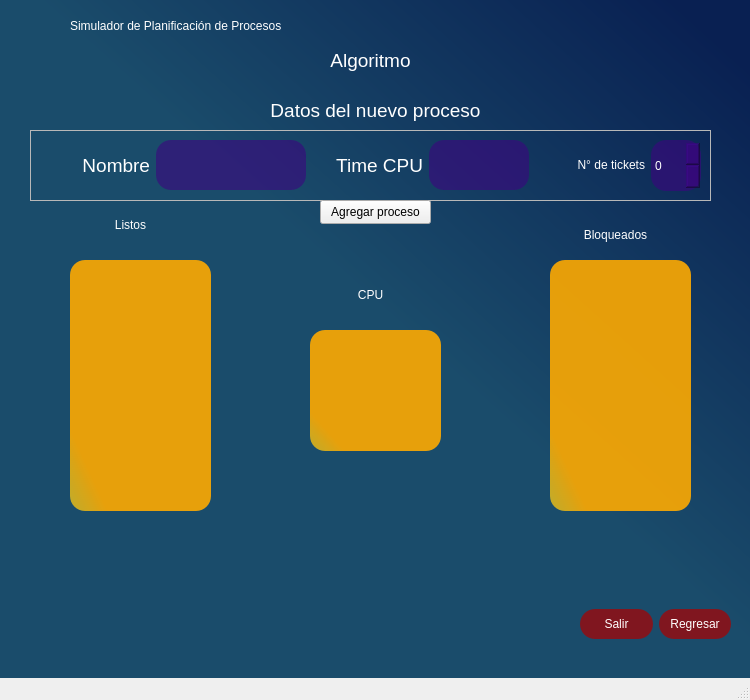
<?xml version="1.0" encoding="UTF-8"?>
<ui version="4.0">
 <class>MainWindow</class>
 <widget class="QMainWindow" name="MainWindow">
  <property name="geometry">
   <rect>
    <x>0</x>
    <y>0</y>
    <width>750</width>
    <height>700</height>
   </rect>
  </property>
  <property name="minimumSize">
   <size>
    <width>750</width>
    <height>700</height>
   </size>
  </property>
  <property name="maximumSize">
   <size>
    <width>750</width>
    <height>700</height>
   </size>
  </property>
  <property name="windowTitle">
   <string>MainWindow</string>
  </property>
  <property name="styleSheet">
   <string notr="true">QWidget#centralwidget{
background-color: qlineargradient(spread:pad, x1:0.092, y1:0.908909, x2:1, y2:0, stop:0.477273 rgba(26, 76, 107, 255), stop:0.943182 rgba(9, 32, 82, 255));}</string>
  </property>
  <widget class="QWidget" name="centralwidget">
   <widget class="QLabel" name="label">
    <property name="geometry">
     <rect>
      <x>70</x>
      <y>10</y>
      <width>601</width>
      <height>31</height>
     </rect>
    </property>
    <property name="styleSheet">
     <string notr="true">font: 24pt &quot;Sitka Text&quot;;
color: white;</string>
    </property>
    <property name="text">
     <string>Simulador de Planificación de Procesos</string>
    </property>
   </widget>
   <widget class="QLabel" name="label_2">
    <property name="geometry">
     <rect>
      <x>10</x>
      <y>40</y>
      <width>721</width>
      <height>41</height>
     </rect>
    </property>
    <property name="toolTip">
     <string>&lt;html&gt;&lt;head/&gt;&lt;body&gt;&lt;p align=&quot;right&quot;&gt;&lt;br/&gt;&lt;/p&gt;&lt;/body&gt;&lt;/html&gt;</string>
    </property>
    <property name="styleSheet">
     <string notr="true">font: 600 18pt &quot;Segoe UI Semibold&quot;;
color: white;
text-align: center;</string>
    </property>
    <property name="text">
     <string>&lt;html&gt;&lt;head/&gt;&lt;body&gt;&lt;p align=&quot;center&quot;&gt;&lt;span style=&quot; font-size:14pt;&quot;&gt;Algoritmo&lt;/span&gt;&lt;/p&gt;&lt;/body&gt;&lt;/html&gt;</string>
    </property>
   </widget>
   <widget class="QWidget" name="widget" native="true">
    <property name="geometry">
     <rect>
      <x>580</x>
      <y>600</y>
      <width>151</width>
      <height>49</height>
     </rect>
    </property>
    <layout class="QHBoxLayout" name="horizontalLayout">
     <item>
      <widget class="QPushButton" name="salir">
       <property name="styleSheet">
        <string notr="true">font: 600 8pt &quot;Yu Gothic UI Semibold&quot;;
color: white;
border-radius: 15px;
padding: 8px;
background-color: rgba(170, 0, 0, 180);</string>
       </property>
       <property name="text">
        <string>Salir</string>
       </property>
      </widget>
     </item>
     <item>
      <widget class="QPushButton" name="regresar">
       <property name="styleSheet">
        <string notr="true">font: 600 8pt &quot;Yu Gothic UI Semibold&quot;;
color: white;
border-radius: 15px;
padding: 8px;
background-color: rgba(170, 0, 0, 180);</string>
       </property>
       <property name="text">
        <string>Regresar</string>
       </property>
      </widget>
     </item>
    </layout>
   </widget>
   <widget class="QFrame" name="frame">
    <property name="geometry">
     <rect>
      <x>70</x>
      <y>260</y>
      <width>141</width>
      <height>251</height>
     </rect>
    </property>
    <property name="styleSheet">
     <string notr="true">background-color: qlineargradient(spread:pad, x1:0.301864, y1:0.744, x2:0, y2:0.989, stop:0.482955 rgba(255, 170, 0, 228), stop:0.943182 rgba(209, 178, 35, 237));
border-radius: 15px;
padding: 8px;
</string>
    </property>
    <property name="frameShape">
     <enum>QFrame::StyledPanel</enum>
    </property>
    <property name="frameShadow">
     <enum>QFrame::Raised</enum>
    </property>
   </widget>
   <widget class="QFrame" name="frame_2">
    <property name="geometry">
     <rect>
      <x>310</x>
      <y>330</y>
      <width>131</width>
      <height>121</height>
     </rect>
    </property>
    <property name="styleSheet">
     <string notr="true">background-color: qlineargradient(spread:pad, x1:0.301864, y1:0.744, x2:0, y2:0.989, stop:0.482955 rgba(255, 170, 0, 228), stop:0.943182 rgba(209, 178, 35, 237));
border-radius: 15px;
padding: 8px;
</string>
    </property>
    <property name="frameShape">
     <enum>QFrame::StyledPanel</enum>
    </property>
    <property name="frameShadow">
     <enum>QFrame::Raised</enum>
    </property>
   </widget>
   <widget class="QFrame" name="frame_3">
    <property name="geometry">
     <rect>
      <x>550</x>
      <y>260</y>
      <width>141</width>
      <height>251</height>
     </rect>
    </property>
    <property name="styleSheet">
     <string notr="true">background-color: qlineargradient(spread:pad, x1:0.301864, y1:0.744, x2:0, y2:0.989, stop:0.482955 rgba(255, 170, 0, 228), stop:0.943182 rgba(209, 178, 35, 237));
border-radius: 15px;
padding: 8px;
</string>
    </property>
    <property name="frameShape">
     <enum>QFrame::StyledPanel</enum>
    </property>
    <property name="frameShadow">
     <enum>QFrame::Raised</enum>
    </property>
   </widget>
   <widget class="QLabel" name="label_3">
    <property name="geometry">
     <rect>
      <x>250</x>
      <y>90</y>
      <width>251</width>
      <height>41</height>
     </rect>
    </property>
    <property name="toolTip">
     <string>&lt;html&gt;&lt;head/&gt;&lt;body&gt;&lt;p align=&quot;right&quot;&gt;&lt;br/&gt;&lt;/p&gt;&lt;/body&gt;&lt;/html&gt;</string>
    </property>
    <property name="styleSheet">
     <string notr="true">font: 600 18pt &quot;Segoe UI Semibold&quot;;
color: white;
text-align: center;</string>
    </property>
    <property name="text">
     <string>&lt;html&gt;&lt;head/&gt;&lt;body&gt;&lt;p align=&quot;center&quot;&gt;&lt;span style=&quot; font-size:14pt;&quot;&gt;Datos del nuevo proceso&lt;/span&gt;&lt;/p&gt;&lt;/body&gt;&lt;/html&gt;</string>
    </property>
   </widget>
   <widget class="QFrame" name="frame_4">
    <property name="geometry">
     <rect>
      <x>30</x>
      <y>130</y>
      <width>681</width>
      <height>71</height>
     </rect>
    </property>
    <property name="styleSheet">
     <string notr="true">QWidget#frame_4(
background-color: qlineargradient(spread:pad, x1:0.0802727, y1:0.886, x2:0, y2:0.989, stop:0.482955 rgba(170, 170, 255, 228), stop:0.943182 rgba(85, 170, 127, 215));)</string>
    </property>
    <property name="frameShape">
     <enum>QFrame::StyledPanel</enum>
    </property>
    <property name="frameShadow">
     <enum>QFrame::Raised</enum>
    </property>
    <layout class="QHBoxLayout" name="horizontalLayout_2">
     <item>
      <widget class="QLabel" name="label_4">
       <property name="toolTip">
        <string>&lt;html&gt;&lt;head/&gt;&lt;body&gt;&lt;p align=&quot;right&quot;&gt;&lt;br/&gt;&lt;/p&gt;&lt;/body&gt;&lt;/html&gt;</string>
       </property>
       <property name="styleSheet">
        <string notr="true">font: 600 18pt &quot;Segoe UI Semibold&quot;;
color: white;
text-align: center;</string>
       </property>
       <property name="text">
        <string>&lt;html&gt;&lt;head/&gt;&lt;body&gt;&lt;p align=&quot;right&quot;&gt;&lt;span style=&quot; font-size:14pt;&quot;&gt;Nombre&lt;/span&gt;&lt;/p&gt;&lt;/body&gt;&lt;/html&gt;</string>
       </property>
      </widget>
     </item>
     <item>
      <widget class="QTextEdit" name="textEdit_2">
       <property name="maximumSize">
        <size>
         <width>150</width>
         <height>50</height>
        </size>
       </property>
       <property name="styleSheet">
        <string notr="true">background-color: rgba(59, 3, 127, 150);
border-radius: 15px;
padding: 2px;
color: white;
font: 11pt &quot;Rockwell&quot;;</string>
       </property>
      </widget>
     </item>
     <item>
      <widget class="QLabel" name="label_5">
       <property name="maximumSize">
        <size>
         <width>500</width>
         <height>16777215</height>
        </size>
       </property>
       <property name="toolTip">
        <string>&lt;html&gt;&lt;head/&gt;&lt;body&gt;&lt;p align=&quot;right&quot;&gt;&lt;br/&gt;&lt;/p&gt;&lt;/body&gt;&lt;/html&gt;</string>
       </property>
       <property name="styleSheet">
        <string notr="true">font: 600 18pt &quot;Segoe UI Semibold&quot;;
color: white;
text-align: center;</string>
       </property>
       <property name="text">
        <string>&lt;html&gt;&lt;head/&gt;&lt;body&gt;&lt;p align=&quot;right&quot;&gt;&lt;span style=&quot; font-size:14pt;&quot;&gt;Time CPU&lt;/span&gt;&lt;/p&gt;&lt;/body&gt;&lt;/html&gt;</string>
       </property>
      </widget>
     </item>
     <item>
      <widget class="QTextEdit" name="textEdit">
       <property name="maximumSize">
        <size>
         <width>100</width>
         <height>50</height>
        </size>
       </property>
       <property name="styleSheet">
        <string notr="true">background-color: rgba(59, 3, 127, 150);
border-radius: 15px;
padding: 2px;
color: white;
font: 11pt &quot;Rockwell&quot;;</string>
       </property>
      </widget>
     </item>
     <item>
      <widget class="QLabel" name="label_6">
       <property name="toolTip">
        <string>&lt;html&gt;&lt;head/&gt;&lt;body&gt;&lt;p align=&quot;right&quot;&gt;&lt;br/&gt;&lt;/p&gt;&lt;/body&gt;&lt;/html&gt;</string>
       </property>
       <property name="styleSheet">
        <string notr="true">font: 600 18pt &quot;Segoe UI Semibold&quot;;
color: white;
text-align: center;</string>
       </property>
       <property name="text">
        <string>&lt;html&gt;&lt;head/&gt;&lt;body&gt;&lt;p align=&quot;right&quot;&gt;N° de tickets&lt;/p&gt;&lt;/body&gt;&lt;/html&gt;</string>
       </property>
      </widget>
     </item>
     <item>
      <widget class="QSpinBox" name="spinBox">
       <property name="maximumSize">
        <size>
         <width>50</width>
         <height>100</height>
        </size>
       </property>
       <property name="styleSheet">
        <string notr="true">background-color: rgba(59, 3, 127, 150);
border-radius: 15px;
padding: 2px;
color: white;
font: 11pt &quot;Rockwell&quot;;</string>
       </property>
      </widget>
     </item>
    </layout>
   </widget>
   <widget class="QPushButton" name="pushButton">
    <property name="geometry">
     <rect>
      <x>320</x>
      <y>200</y>
      <width>111</width>
      <height>24</height>
     </rect>
    </property>
    <property name="text">
     <string>Agregar proceso</string>
    </property>
   </widget>
   <widget class="QLabel" name="label_7">
    <property name="geometry">
     <rect>
      <x>90</x>
      <y>210</y>
      <width>81</width>
      <height>31</height>
     </rect>
    </property>
    <property name="toolTip">
     <string>&lt;html&gt;&lt;head/&gt;&lt;body&gt;&lt;p align=&quot;right&quot;&gt;&lt;br/&gt;&lt;/p&gt;&lt;/body&gt;&lt;/html&gt;</string>
    </property>
    <property name="styleSheet">
     <string notr="true">font: 600 18pt &quot;Segoe UI Semibold&quot;;
color: white;
text-align: center;</string>
    </property>
    <property name="text">
     <string>&lt;html&gt;&lt;head/&gt;&lt;body&gt;&lt;p align=&quot;center&quot;&gt;Listos&lt;/p&gt;&lt;/body&gt;&lt;/html&gt;</string>
    </property>
   </widget>
   <widget class="QLabel" name="label_8">
    <property name="geometry">
     <rect>
      <x>330</x>
      <y>280</y>
      <width>81</width>
      <height>31</height>
     </rect>
    </property>
    <property name="toolTip">
     <string>&lt;html&gt;&lt;head/&gt;&lt;body&gt;&lt;p align=&quot;right&quot;&gt;&lt;br/&gt;&lt;/p&gt;&lt;/body&gt;&lt;/html&gt;</string>
    </property>
    <property name="styleSheet">
     <string notr="true">font: 600 18pt &quot;Segoe UI Semibold&quot;;
color: white;
text-align: center;</string>
    </property>
    <property name="text">
     <string>&lt;html&gt;&lt;head/&gt;&lt;body&gt;&lt;p align=&quot;center&quot;&gt;CPU&lt;/p&gt;&lt;/body&gt;&lt;/html&gt;</string>
    </property>
   </widget>
   <widget class="QLabel" name="label_9">
    <property name="geometry">
     <rect>
      <x>550</x>
      <y>220</y>
      <width>131</width>
      <height>31</height>
     </rect>
    </property>
    <property name="toolTip">
     <string>&lt;html&gt;&lt;head/&gt;&lt;body&gt;&lt;p align=&quot;right&quot;&gt;&lt;br/&gt;&lt;/p&gt;&lt;/body&gt;&lt;/html&gt;</string>
    </property>
    <property name="styleSheet">
     <string notr="true">font: 600 18pt &quot;Segoe UI Semibold&quot;;
color: white;
text-align: center;</string>
    </property>
    <property name="text">
     <string>&lt;html&gt;&lt;head/&gt;&lt;body&gt;&lt;p align=&quot;center&quot;&gt;Bloqueados&lt;/p&gt;&lt;/body&gt;&lt;/html&gt;</string>
    </property>
   </widget>
  </widget>
  <widget class="QMenuBar" name="menubar">
   <property name="geometry">
    <rect>
     <x>0</x>
     <y>0</y>
     <width>750</width>
     <height>22</height>
    </rect>
   </property>
  </widget>
  <widget class="QStatusBar" name="statusbar"/>
 </widget>
 <resources/>
 <connections/>
</ui>
